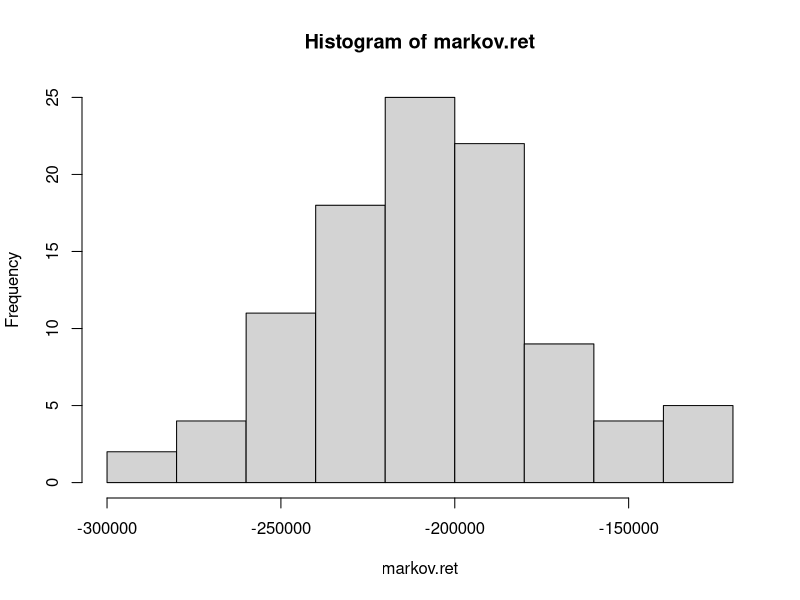

The R source for this figure: (Note: a time limit stopped this script after it produced the figure.)
## ---- chunk 1
## numbers >= 10^5 will be denoted in scientific notation,
## and rounded to 2 digits
options(scipen = 3, digits = 3)
## ---- chunk 2
#set parameters values
set.seed(0)
bankroll<-1000
bet<- 100
trials<-5000
perc<-0.5

gambler<- function(B, b, N, p) {
  game<-rep(NA,N) #this creates a vector of NAs
  game[1]<-B
  for (i in 2:N) {
  	hand <- game[i-1] + 2*b*rbinom(1, 1, prob = p) - b
  	game[i]<-hand
  	if (game[i]==0) {
  		return(game[1:i])
  		break
  	}
  }
  return(game)
}

simul.result<-replicate(trials, gambler(bankroll, bet, trials, perc)) # replicate the whole game and store results 

p.bust.100<- sum(sapply(simul.result, function(x) length(x)<100))/trials #compute probability of being busted before 100th hand
## ---- chunk 3
p.bust.500<- sum(sapply(simul.result, function(x) length(x)<500))/trials #compute probability of being busted before 500th hand
## ---- chunk 4
mean.bust<-sapply(simul.result, function(x) length(x)) #copmute the length of each game
mean.bust<-mean(mean.bust[mean.bust<5000]) #compute the average number of hands before going busted, conditional of not having reached the upper limit of 5000
## ---- chunk 5
hand.100<-sapply(simul.result, "[", 100) #excract the 100th hand from each game
hand.100[is.na(hand.100)]<-0 #replace NAs with zeros to include those in the following computations

mean.100<-mean(hand.100, na.rm = TRUE)
var.100<-var(hand.100, na.rm = TRUE)
mean.100
var.100
## ---- chunk 6
hand.500<-sapply(simul.result, "[", 500)
hand.500[is.na(hand.500)]<-0
mean.500<-mean(hand.500, na.rm = TRUE)
var.500<-var(hand.500, na.rm = TRUE)
mean.500
var.500
## ---- chunk 7
perc.rou<-18/38 #set the new probability of winning

simul.roulette<-replicate(trials, gambler(bankroll, bet, trials, perc.rou))


p.bust.100.roulette<- sum(sapply(simul.roulette, function(x) length(x)<100))/trials

p.bust.100.roulette

p.bust.500.roulette<- sum(sapply(simul.roulette, function(x) length(x)<500))/trials

p.bust.500.roulette

mean.bust.roulette<-sapply(simul.roulette, function(x) length(x))
mean.bust.roulette<-mean(mean.bust.roulette[mean.bust.roulette<5000])

hand.100.roulette<-sapply(simul.roulette, "[", 100)
hand.100.roulette[is.na(hand.100.roulette)]<-0

mean.100.roulette<-mean(hand.100.roulette, na.rm = TRUE)
var.100.roulette<-var(hand.100.roulette, na.rm = TRUE)
mean.100.roulette
var.100.roulette
## ---- chunk 8
markov.trials<-100000
markov.p<-0.48
gambler.markov<- function(b, N, p) {
  game<-rep(NA,N) #this creates a vector of NAs
  z<-p #set initial probability
  
  for (i in 1:N) {
    win<-rbinom(1, 1, prob = z)
    if (i ==1) { # specific "if" for the first hand as it does not have an antecendent
      hand<-2*b*win - b
    } else {
    	hand <- game[i-1] + 2*b*win - b
    }
  	game[i]<-hand
  	if (win==1) { #"if/else" statements to update probability
  	  z<-z + 0.01
  	  if (z>1) {
  	    z<-1
  	  }
  	} else {
  	  z<- p
  	}
  }
  return(game)
}

simul.markov<-replicate(100, gambler.markov(bet, markov.trials, markov.p)) #replicate the game 100 times

markov.ret<-simul.markov[dim(simul.markov)[1],] # markov returns: take the last row of markov simulations containing the final amount of money earned/lost

hist(markov.ret)

range(markov.ret)
mean(markov.ret)

## ---- chunk 9
rng<- seq(from = 0.46, to = 0.50, by = 0.001)
markov.rng<-matrix(data = NA, nrow = length(rng), ncol = 2) #create empty matrix to store expected returns
for (t in 1:length(rng)) {
  try.prob<-rng[t]
  markov.rng[t,1]<-rng[t]
  simul.markov<-replicate(100, gambler.markov(bet, markov.trials, try.prob))
  markov.ret<-simul.markov[dim(simul.markov)[1],] # markov returns
  markov.rng[t,2]<-mean(markov.ret)
}
markov.rng
markov.rng[markov.rng[,2]==min(abs(markov.rng[,2]))] #report the probability that gets closer to a fair return
## ---- chunk 10

boot_ci = function(x, iter) {
  #x: data to sample from
  #iter: number of times you will draw a sample
  boot_statistic = numeric()
  for (i in 1:iter){
    boot_sample = sample(x, size = length(x), replace=TRUE)
    boot_statistic[i] <- mean(boot_sample)
  }
  #boot_se <- sd(boot_statistic) #why you take sd? shouldn't we just take the 0.025 and the 0.975 percentiles? 
  boot_ci <- quantile(boot_statistic, probs = c(0.025, 0.975))
  #return(boot_se)
  return(boot_ci)
}

# Assumptions
size = 10000
mean = 0
sd = 1
mydata <- rnorm(size, mean, sd)
mydata_mean = mean(mydata) #compute mean
mydata_sd = sd(mydata) #compute sd
hist(mydata)

#(gabri's edit) compute "real" CI (actually the same as Pablo's but I don't understand the steps he takes.)
mydata_lower <- mydata_mean - 1.96*(mydata_sd/sqrt(size))
mydata_upper <- mydata_mean + 1.96*(mydata_sd/sqrt(size))
mydata_ci <- c(mydata_lower, mydata_upper)
mydata_ci

mydata_boot_ci <- boot_ci(mydata, size)
mydata_boot_ci

#mydata_se=boot_ci(mydata, 10000) 

#mydata_mean_ci <- mydata_mean + qt( c(0.025, 0.975), length(mydata) - 1) * mydata_se # why using the function here? shouldn't we get the CI from the bootstrap and compare it with the real one?
